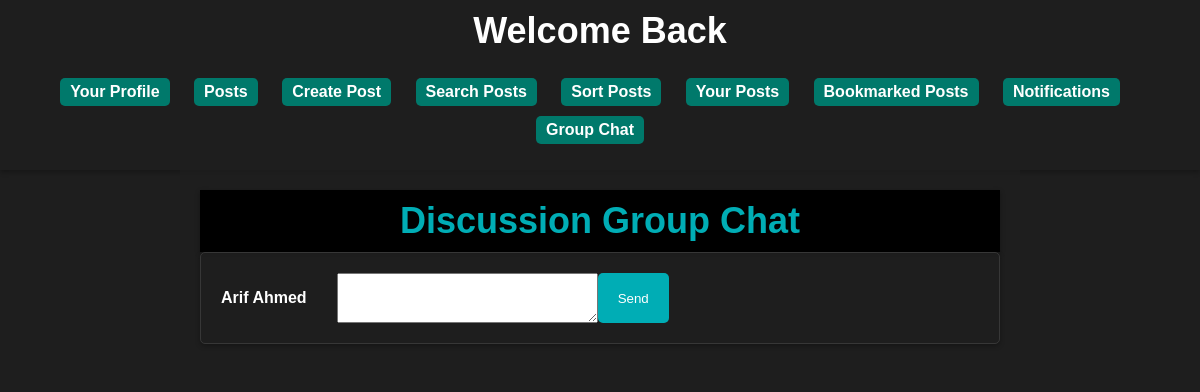
/users/teertho/chat (signed in), run on an earlier commit of the app's database.
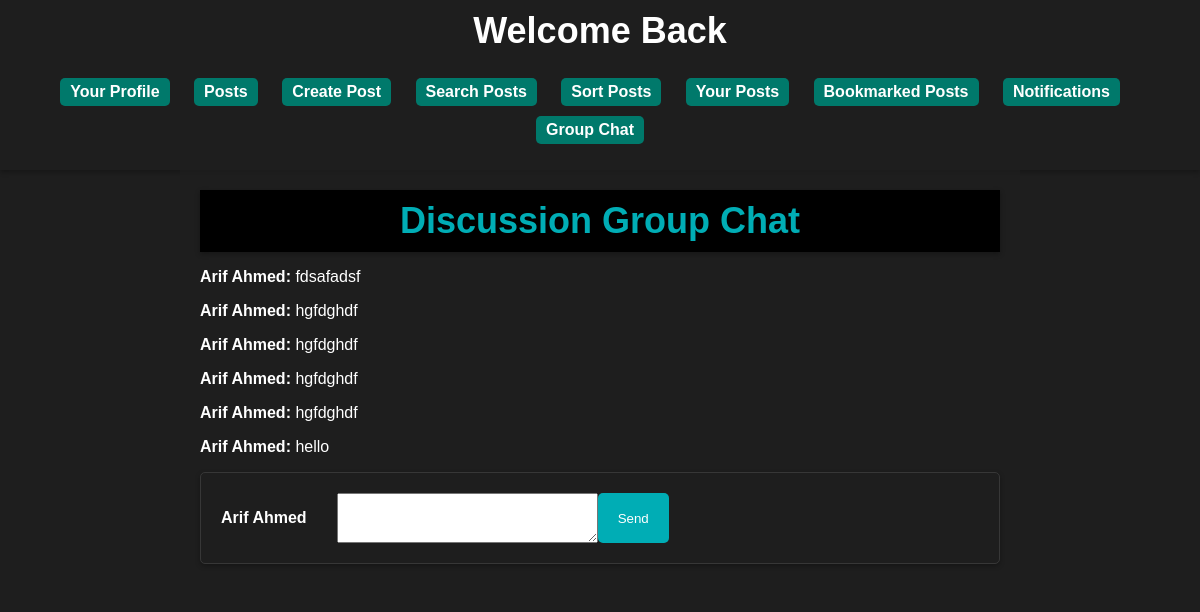
And on a later commit of the database.
### users/models.py (models this page shows)
class Discussion(models.Model):
    user = models.ForeignKey(Register, on_delete=models.CASCADE)
    message = models.CharField(max_length=1000)

class Register(models.Model):
    username=models.CharField(max_length=30)
    email=models.EmailField()
    password=models.CharField(max_length=100)
    nid=models.IntegerField()

### users/views.py (the view)
# urls.py: path('<str:username>/chat', views.group_chat, name='group_chat'),
@csrf_exempt
def group_chat(request, username):
    username = request.session['username']
    user = Register.objects.get(username=username)
    if(request.method == "POST"):
        chat = request.POST['sendtext']
        ins = Discussion(user=user, message=chat)
        ins.save()
    discussions = Discussion.objects.all()
    return render(request, 'discussion.html', {'username': username, 'dis':discussions})

### users/templates/discussion.html (shortened to what this page needs)
{% extends 'profile_base.html' %}
{% block content %}
<body style="background-image: url('/static/bg11-.gif'); background-size: cover;">
    <header>
        <h1>Discussion Group Chat</h1>
    </header>
    <div class="chats">
        {% for i in dis %}
        <p><strong>{{i.user.username}}: </strong>{{i.message}}</p>
        {%endfor%}
    </div>
    <div class="inpbox">
        <form method="post" style="display: flex;">
            <p><strong>{{username}}</strong></p>
            <div style="display: flex; justify-content: baseline; margin-left: 30px;">
            <textarea name="sendtext" id="" cols="30" rows="2"></textarea>
            <button type="submit">Send</button>
            </div>
        </form>
    </div>
</body>
{% endblock %}

What changed in the data, as far as the page shows it:
added Discussion: user.username "Arif Ahmed", message "fdsafadsf"
added Discussion: user.username "Arif Ahmed", message "hgfdghdf"
added Discussion: user.username "Arif Ahmed", message "hgfdghdf"
added Discussion: user.username "Arif Ahmed", message "hgfdghdf"
added Discussion: user.username "Arif Ahmed", message "hgfdghdf"
added Discussion: user.username "Arif Ahmed", message "hello"
